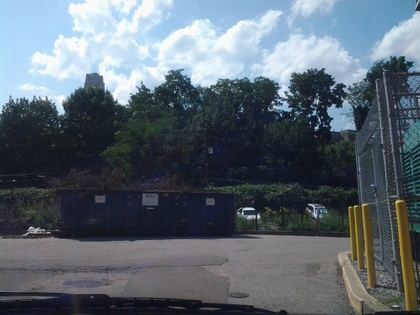
%> input picture analysis/textureClassification/data/IMG_20120730_155553.jpg, 420 x 315 px, shrunk from 800 x 600 before the run
$ octave test_edgeton.m   (GNU Octave 9; MATLAB toolbox functions it lacks are replaced by stand-ins)
%> lines starting %> are read from the running program, lines starting %| are printed output that depends on the picture
%> further down, img is the input picture: size 315x420x3 uint8; mean R, G, B 92, 102.8, 112.3
### analysis/textureClassification/cannyplus/cannyplus.m
function [edgemap, edgemap_edgeid, edgemap_ptid, edgenormals] = cannyplus(img, mask)
% CANNYPLUS - Edge detector which postprocesses the canny edge detector by
%   removing segments that are too short and not smooth enough using
%   spectral graph clustering
%
%   Usage: [edgemap, edgemap_edgeid, edgemap_ptid] = cannyplus(img);
%
%   Input:
%       img - a color or grayscale image
%       mask (optional) - RxC mask or specify as bbox - [cx,cy,w,h]
%
%   Output:
%       edgemap - RxC, binary edgemap
%       edgemap_edgeid - RxC, labels each edge with a unique id
%       edgemap_ptid - RxC, labels the points on each edge from 1 to
%                     length of the edge
%       edgenormals - RxC - edgenormals at each point
%
% Edward Hsiao
% ehsiao@cs.cmu.edu


% Check if image is grayscale or color
if size(img,3) == 3,
    img = rgb2gray(img);
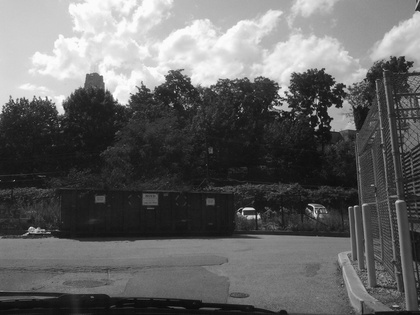
%> img: size 315x420 uint8; min 8, max 255, mean 100.6
  %   img=RGB2Lab(img);
   %  img=uint8(img(:,:,1));
end

img = histeq(img(:,:,1));
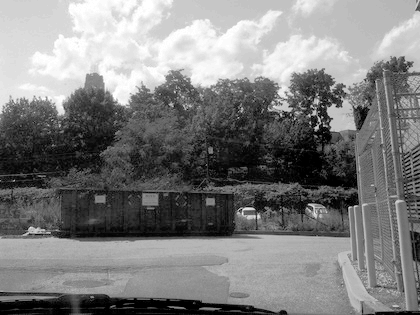
%> img: size 315x420 uint8; min 0, max 255, mean 126.5


% Check if image is double or not
if ~isa(img, 'double'),
    img = im2double(img);
%> img: size 315x420 double
end


% parameters
canny_low = 0.05;
canny_high = 0.12;
canny_sigma = 1;
minlen = 3;             % initial minimum length
minlen2=6;

gapsize = 5;            % gap to bridge
num_iter_powermethod = 500;      % iterations for power method
th_delta = 1e-6;                 % change in average squared distance
ratio_maxlen = 0.03;             % ratio of longest segment for min length
ratio_maxeig = 0.6;              % ratio of maximum eigenvalue for min eig
th_dnormal = pi/4;               % maximum change in normal allowed on smooth curve

% canny edge detector
edgemap = double(edge(img,'canny',[canny_low,canny_high],canny_sigma));
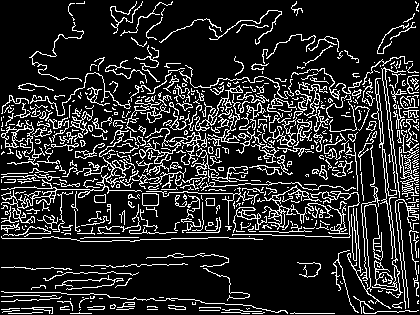
%> edgemap: size 315x420 double; values 0 (black) and 1 (white), 16% white in thin lines or dots

% filter edges outside bounding box
if nargin > 1
    % determine if mask or bbox
    if length(mask) == 4    % [cx,cy,w,h]
        bbox = mask;
        cx = bbox(1); cy = bbox(2); w = bbox(3); h = bbox(4);
        x1 = round(cx - w/2); x2 = round(cx + w/2); y1 = round(cy - h/2); y2 = round(cy + h/2);
        mask = false(size(edgemap));
        mask(y1:y2,x1:x2) = true;
    end
    edgemap = double(edgemap&mask);
end


% remove junctions from edges first
%edgemap = cp_removejunctions(edgemap);

% break the corners twice (recalculate normals in between)
%> the run ends on the next line
[edgemap,edgemap_edgeid,edgemap_ptid, edgenormals, num_edges] = cp_edgelist(edgemap, minlen2);
edgemap = cp_breakcorners(edgemap, edgenormals, th_dnormal);
% [edgemap,edgemap_edgeid,edgemap_ptid, edgenormals, num_edges] = cp_edgelist(edgemap, minlen);
% edgemap = cp_breakcorners(edgemap, edgenormals, th_dnormal);

% recompute edge list
[edgemap,edgemap_edgeid,edgemap_ptid, edgenormals, num_edges] = cp_edgelist(edgemap, minlen);

% find endpoint normals
[en1,en2] = cp_endpt_normals(edgemap_edgeid, edgenormals, num_edges);

% connect edges
edgemap = cp_connect_edges(edgemap, en1, en2, gapsize);

% remove junctions from edges
%edgemap = cp_removejunctions(edgemap);

% renumber the edges
[edgemap,edgemap_edgeid,edgemap_ptid, edgenormals, num_edges, edgemap_allptid, num_edgepts, maxlen] = cp_edgelist(edgemap, minlen2);


% [29 lines of commented-out code are left out]

### analysis/textureClassification/test_edgeton.m
addpath('./cannyplus');
load ./models/EdgetonLibrary.mat;
img = imread('./data/IMG_20120730_155553.jpg');

[edgemap, edgemap_edgeid, edgemap_ptid, edgenormals] = cannyplus(img);
